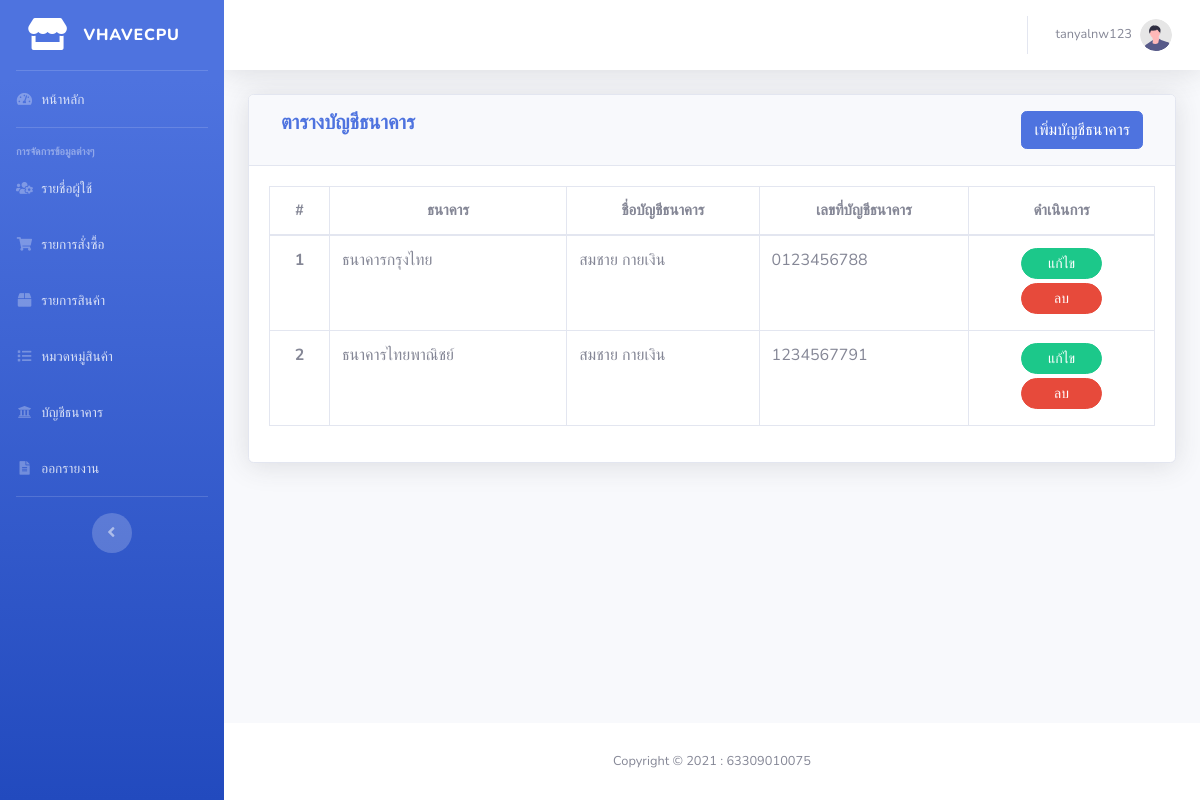
The page /admin/banks.php (signed in) on the database its author committed.
### tables this page shows
CREATE TABLE `tb_banks` (
  `id_bank` int(11) NOT NULL,
  `id_bankth` varchar(5) NOT NULL,
  `name` varchar(50) NOT NULL,
  `number` varchar(50) NOT NULL
);

CREATE TABLE `tb_banks_th` (
  `id_bankth` varchar(5) NOT NULL,
  `name` varchar(50) NOT NULL
);

### admin/banks.php (the view, shortened to what this page needs)
<?php
    include './layouts/head.php';
?>
    <div id="wrapper">
        <?php include './layouts/sidebar.php' ?>
        <div id="content-wrapper" class="d-flex flex-column">
            <div id="content">
                <?php include './layouts/topbar.php' ?>
                <div class="container-fluid">
                    <div class="card shadow mb-4">
                        <div class="card-header py-3">
                            <div class="row m-0">
                                <div class="col-6">
                                    <h5 class="m-0 font-weight-bold text-primary">ตารางบัญชีธนาคาร</h5>
                                </div>
                                <div class="col-6 text-right">
                                    <button class="btn btn-primary" data-toggle='modal' data-target='#add'>เพิ่มบัญชีธนาคาร</button>
                                </div>
                            </div>
                        </div>
                        <div class="card-body">
                            <div class="table-responsive">
                                <table class="table table-bordered" id="dataTable" width="100%" cellspacing="0">
                                    <thead class='text-center text-product'>
                                        <th>#</th>
                                        <th>ธนาคาร</th>
                                        <th>ชื่อบัญชีธนาคาร</th>
                                        <th>เลขที่บัญชีธนาคาร</th>
                                        <th>ดำเนินการ</th>
                                    </thead>
                                    <tbody>
                                        <?php
                                            $i=1;
                                            $sql = "SELECT b.*, th.name as th
                                                    FROM tb_banks as b, tb_banks_th as th
                                                    WHERE b.id_bankth = th.id_bankth
                                                    ORDER BY id_bank";
                                            $result = mysqli_query($conn, $sql);
                                            while($row=mysqli_fetch_assoc($result)){ ?>
                                            <tr>
                                                <th class='text-center'><?=$i?></th>
                                                <td><?=$row['th']?></td>
                                                <td><?=$row['name']?></td>
                                                <td><?=$row['number']?></td>
                                                <td class='text-center'>
                                                    <button type="button" class="btn btn-success btn-sm w-50 rounded-pill" onclick="modal_edit_bank(<?=$row['id_bank']?>)">
                                                        แก้ไข
                                                    </button>
                                                    <button type="button" class="btn btn-danger btn-sm w-50 rounded-pill my-1" onclick="modal_del_bank(<?=$row['id_bank']?>)">
                                                        ลบ
                                                    </button>
                                                </td>
                                            </tr>
                                        <?php $i++; } ?>
                                    </tbody>
                                </table>
                            </div>
                        </div>
                    </div>
                </div>
            </div>
            <?php include './layouts/footer.php' ?>
        </div>
    </div>
</body>
</html>

### admin/layouts/head.php (style rules this page uses)
.text-product { font-size: 15px; }

### rows shown on the page
tb_banks: id_bankth.name "ธนาคารกรุงไทย", name "สมชาย กายเงิน", number "0123456788"
tb_banks: id_bankth.name "ธนาคารไทยพาณิชย์", name "สมชาย กายเงิน", number "1234567791"

### other values the page prints
$_SESSION["uname"] "tanyalnw123"
